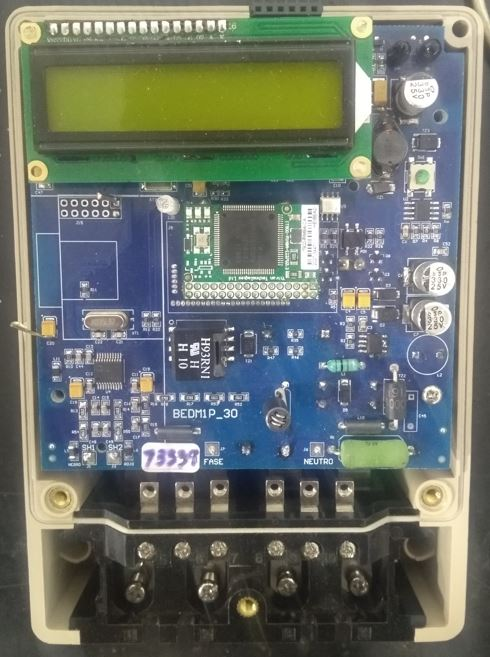
#> input picture medidor_template.jpg, 490 x 657 px
$ python one_template.py
#> lines starting #> are read from the running program, lines starting #| are printed output that depends on the picture; after the words box and inside, x2 and y2 are one past the last pixel; in counts of white or black regions, pixels touching at a corner belong together
'''Para varios template: OpenCV Template Machine
(https://opencv24-python-tutorials.readthedocs.io/en/stable/py_tutorials/py_imgproc/py_template_matching/py_template_matching.html) '''
import cv2
import os
import numpy as np
from matplotlib import pyplot as plt

file_path = os.path.dirname(__file__)
relative_path = "/results"
full_path = file_path + relative_path

img_rgb = cv2.imread('medidor_template.jpg')
#> img_rgb is the input picture: shape (657, 490, 3); mean B, G, R 107.7, 115.7, 109.4
img_gray = cv2.cvtColor(img_rgb, cv2.COLOR_BGR2GRAY)
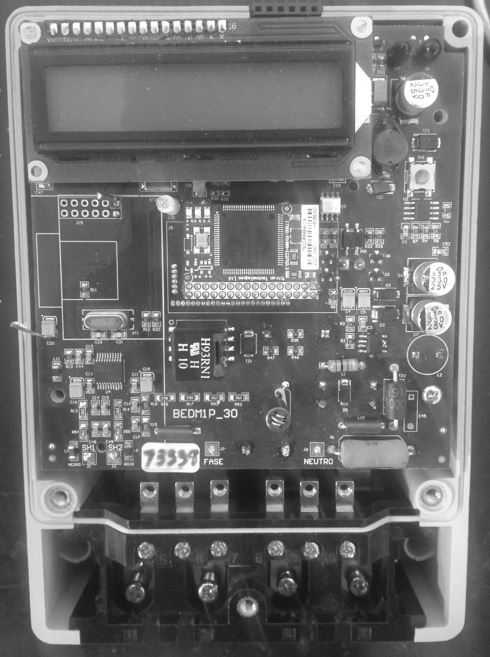
#> img_gray: shape (657, 490); min 18, max 255, mean 112.9
template = cv2.imread('display_template.jpg',0)
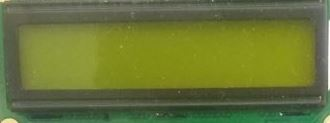
#> input picture display_template.jpg, 330 x 123 px
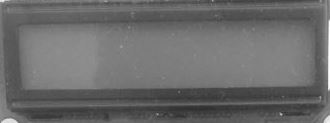
#> template: shape (123, 330); min 46, max 255, mean 106.3
w, h = template.shape[::-1]
#> w = 330; h = 123

res = cv2.matchTemplate(img_gray,template,cv2.TM_CCOEFF_NORMED)
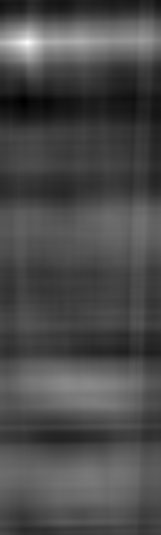
#> res: shape (535, 161) float32; min -0.368, max 0.997, mean 0.0357; drawn with min black and max white
threshold = 0.8
loc = np.where( res >= threshold)
#> loc = 91 positions, rows 39 to 46, columns 17 to 34
for pt in zip(*loc[::-1]):
    cv2.rectangle(img_rgb, pt, (pt[0] + w, pt[1] + h), (0,0,255), 2)
#> this loop made 91 passes
#> pt on passes 1 to 12: (25, 39), (26, 39), (27, 39), (28, 39), (29, 39), (30, 39), (21, 40), (22, 40), (23, 40), (24, 40), (25, 40), (26, 40)
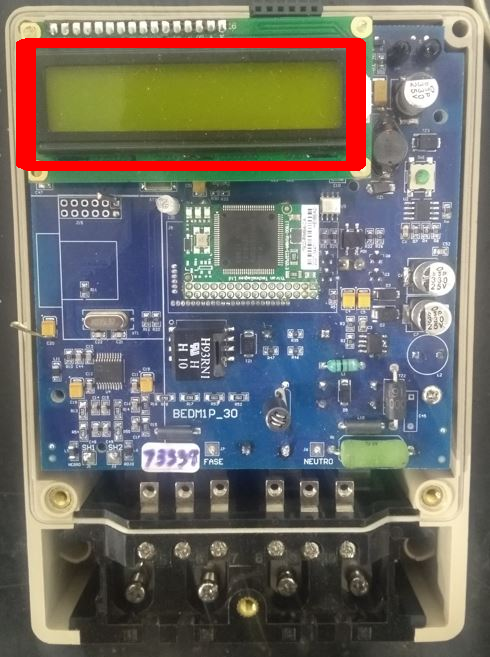
#> img_rgb: shape (657, 490, 3); 3.56% of pixels changed, all inside (x1, y1, x2, y2) = (16, 38, 366, 171)

file_name = full_path + '/' + 'display_result' +'.png'
cv2.imwrite(file_name,img_rgb)
